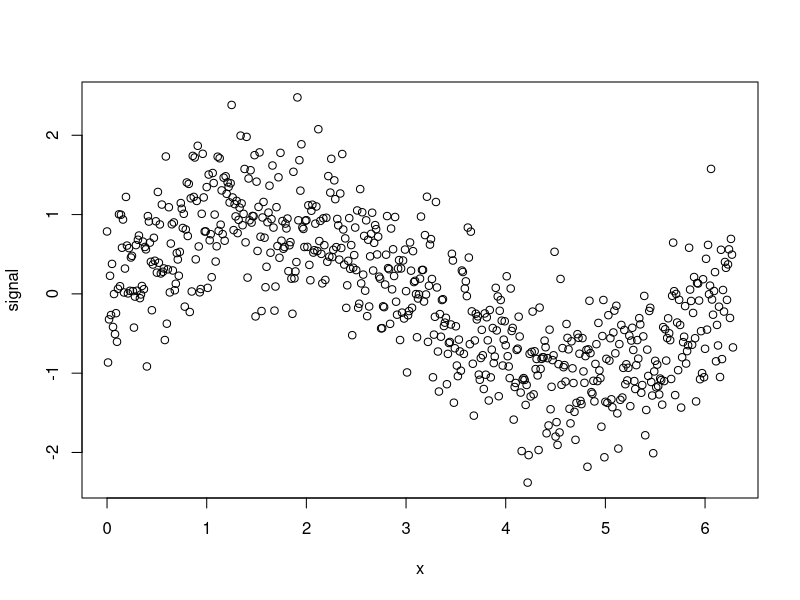
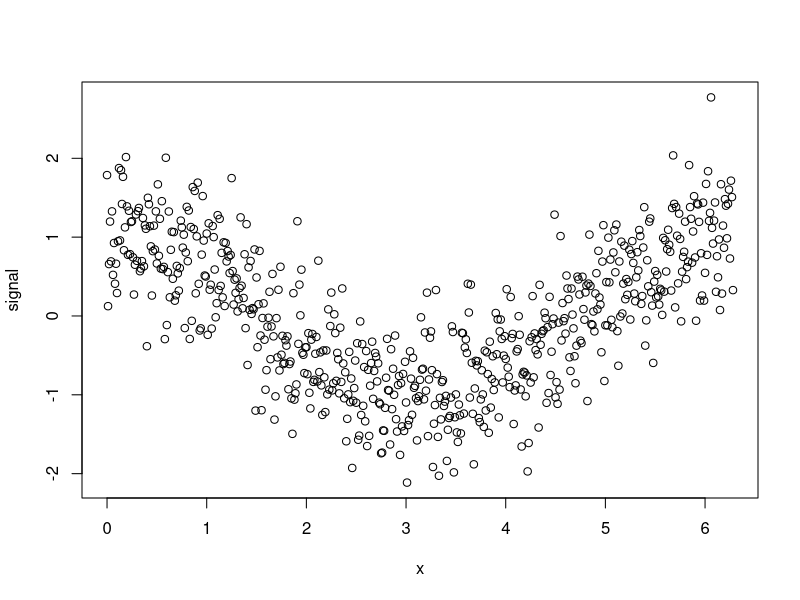
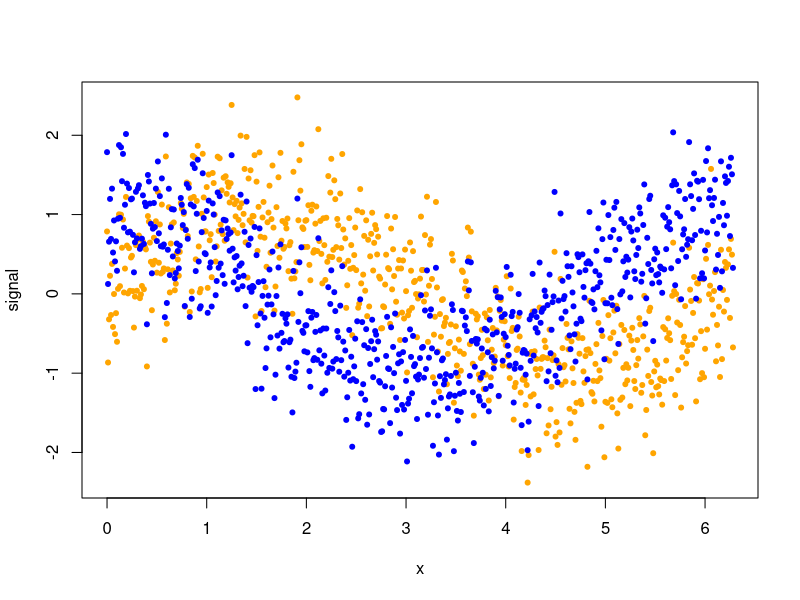
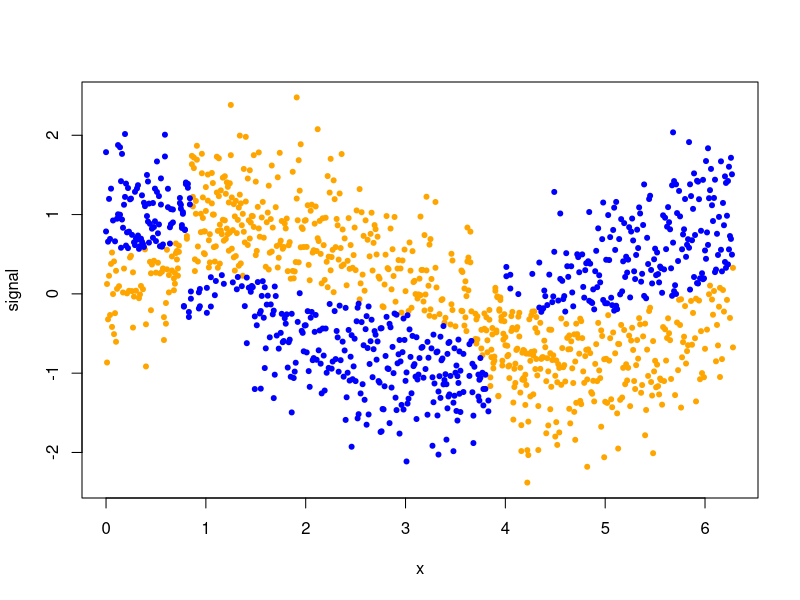
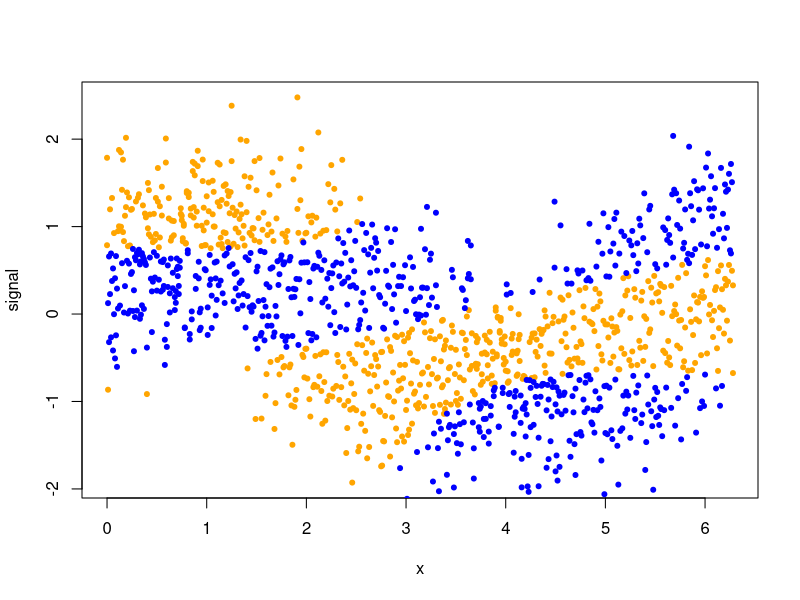
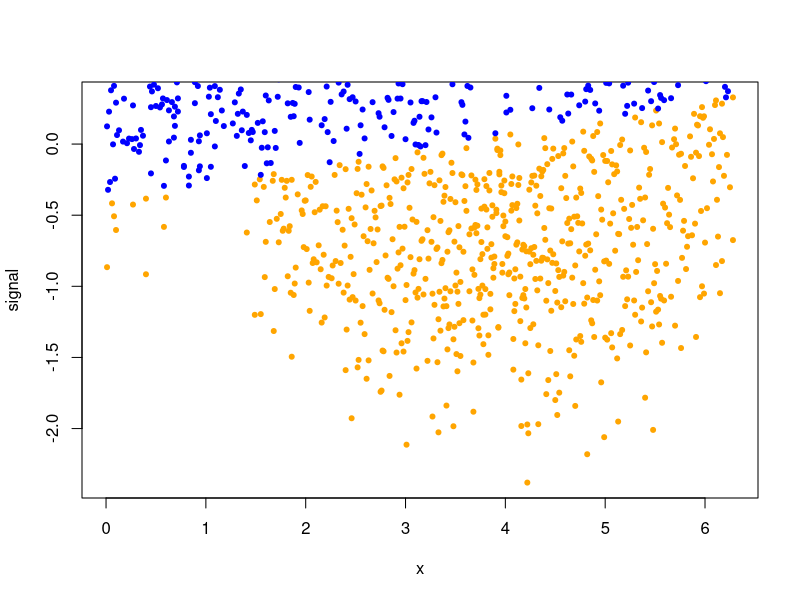
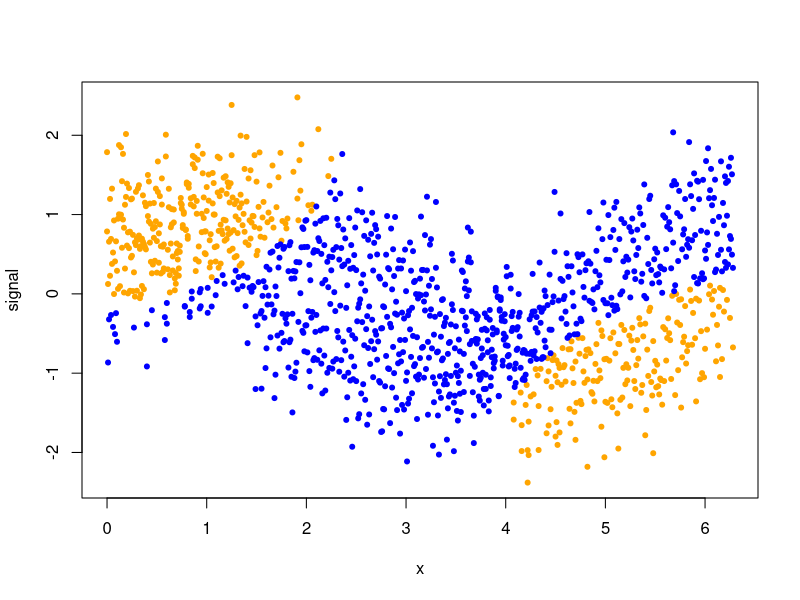
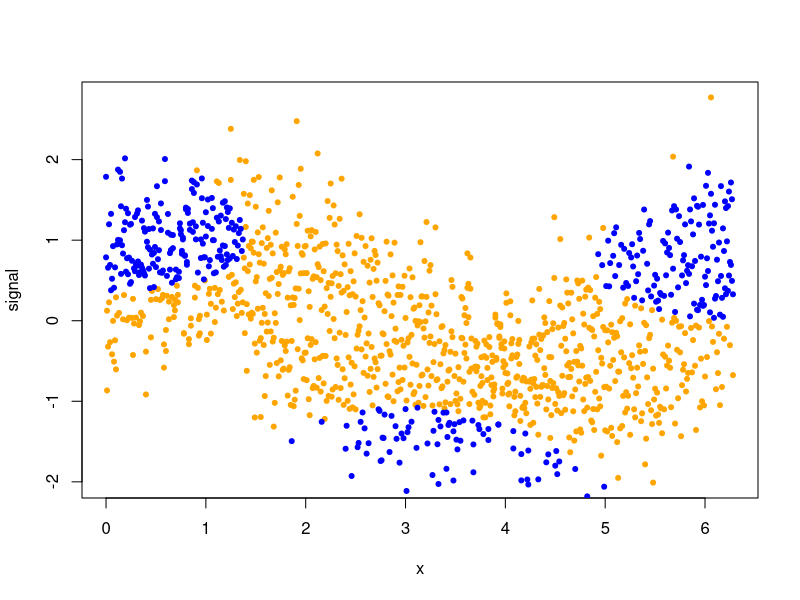

Here is the R script that generated these plots, in order:
## ---- chunk 1
knitr::opts_chunk$set(echo = TRUE)
## ---- chunk 2
suppressWarnings(library(e1071))
set.seed(1180)
x<-seq(0,2*pi,by=.01)
sigmaEps<-.5
eps<-rnorm(length(x),0,sigmaEps)
signal<-sin(x)+eps
data1<-data.frame(x=x,signal=signal)
plot(data1)
data2<-data.frame(x=x,signal=cos(x)+eps)
plot(data2)
plot(data1,pch=20,col="orange")
points(data2,pch=20,col="blue")
## ---- chunk 3
data1$class<-1
data2$class<-2
dataClasses<-rbind(data1,data2)
svmFit.radial <- svm(class~., data = dataClasses)
summary(svmFit.radial)
plot_class = function(dataClasses, model){
    plot(dataClasses[model$decision.values<0,1:2],pch=20,col="orange")
    points(dataClasses[model$decision.values>0,1:2],pch=20,col="blue")
    ylim = c(-2.5, 2.5)
}
plot_class(dataClasses, svmFit.radial)
## ---- chunk 4
svmFit.sigmoid <- svm(class~., data = dataClasses,kernel="sigmoid")
summary(svmFit.sigmoid)
plot_class(dataClasses, svmFit.sigmoid)
## ---- chunk 5
svmFit.linear <- svm(class~., data = dataClasses,kernel="linear")
summary(svmFit.linear)
plot_class(dataClasses, svmFit.linear)
## ---- chunk 6
svmFit.polynomial2 <- svm(class~., data = dataClasses, kernel="polynomial",degree=2)
summary(svmFit.linear)
plot_class(dataClasses, svmFit.polynomial2)

svmFit.polynomial3 <- svm(class~., data = dataClasses, kernel="polynomial",degree=3)
summary(svmFit.linear)
plot_class(dataClasses, svmFit.polynomial3)
